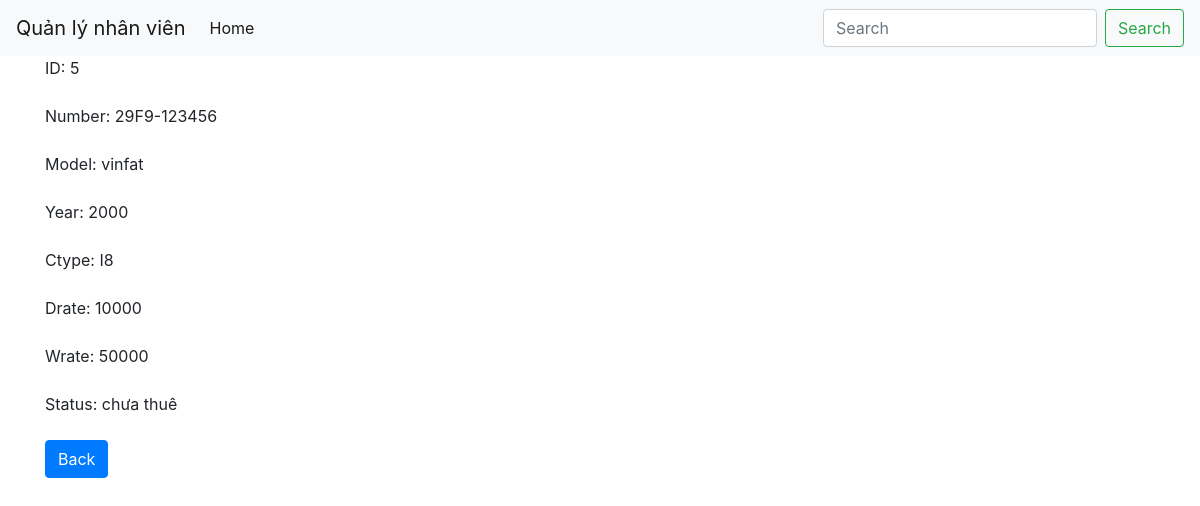
Page /details.php?id=5 on the committed database.
### tables this page shows
CREATE TABLE `cars` (
  `vehicle_id` int(11) NOT NULL,
  `license_no` varchar(15) NOT NULL,
  `model` varchar(255) NOT NULL,
  `year` year(4) NOT NULL,
  `ctype` varchar(255) NOT NULL,
  `drate` int(10) NOT NULL,
  `wrate` int(15) NOT NULL,
  `status` varchar(255) NOT NULL
);

### src/details.php (the view)
<?php
    include('header.php');
    if(isset($_GET['id'])){
        $id = $_GET['id'];
        $result = mysqli_query($conn, "SELECT * FROM cars WHERE vehicle_id = '$id'");
        if(mysqli_num_rows($result)==1){
            $cars = mysqli_fetch_array($result);
            $no = $cars['license_no'];
            $model = $cars['model'];
            $year = $cars['year'];
            $ctype = $cars['ctype'];
            $drate = $cars['drate'];
            $wrate = $cars['wrate'];
            $status = $cars['status'];
        }
    }
?>
    <div class="container">
        <div class="form-group">
            <label>ID: </label>
            <?php echo $id?>
        </div>
        <div class="form-group">
            <label>Number: </label>
            <?php echo $no?>
        </div>
        <div class="form-group">
            <label>Model: </label>
            <?php echo $model?>
        </div>
        <div class="form-group">
            <label>Year: </label>
            <?php echo $year?>
        </div>
        <div class="form-group">
            <label>Ctype: </label>
            <?php echo $ctype?>
        </div>
        <div class="form-group">
            <label>Drate: </label>
            <?php echo $drate?>
        </div>
        <div class="form-group">
            <label>Wrate: </label>
            <?php echo $wrate?>
        </div>
        <div class="form-group">
            <label>Status: </label>
            <?php echo $status?>
        </div>
        <form method="POST" action="index.php">
        <button type="submit" class="btn btn-primary">Back</button>
    </form>
</div>
<?php
    include('footer.php');
?>

### rows in the picture
cars: license_no "29F9-123456", model "vinfat", year "2000", ctype "I8", drate "10000", wrate "50000", status "chưa thuê"

### other values in the picture
$id "5"
